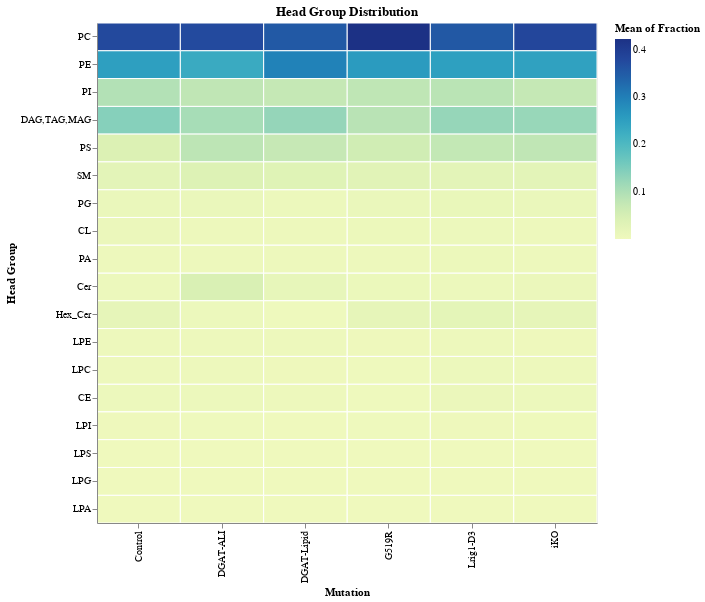

Notebook cell for this chart:
### Markdown cell above
## Heatmap

### Code cell
hm = alt.Chart(h).mark_rect(stroke='white').encode(
    x='Mutation:N',
    y=alt.Y('Head Group:N', sort=alt.EncodingSortField(field='Fraction', order='descending')),
    color='mean(Fraction):Q',
    tooltip=['Mutation', 'Head Group', 'mean(Fraction)']
).properties(
    title = "Head Group Distribution",
    width=500,
    height=500
)
hm.save('graphs/dgat/head_group/Heatmap_AllHG.png', ppi=300)
hm

### Figure 1 — Vega-Lite specification as saved in the notebook (floating-point values rounded to 4 significant figures; data arrays with more than 128 entries replaced by an {"elided": "..."} marker saying what was removed)
{"config": {"view": {"continuousWidth": 300, "continuousHeight": 300}}, "data": {"name": "data-7107f1d53435ee92b4fedb0f5a20d448"}, "mark": {"type": "rect", "stroke": "white"}, "encoding": {"color": {"aggregate": "mean", "field": "Fraction", "type": "quantitative"}, "tooltip": [{"field": "Mutation", "type": "nominal"}, {"field": "Head Group", "type": "nominal"}, {"aggregate": "mean", "field": "Fraction", "type": "quantitative"}], "x": {"field": "Mutation", "type": "nominal"}, "y": {"field": "Head Group", "sort": {"field": "Fraction", "order": "descending"}, "type": "nominal"}}, "height": 500, "title": "Head Group Distribution", "width": 500, "$schema": "https://vega.github.io/schema/vega-lite/v5.17.0.json", "datasets": {"data-7107f1d53435ee92b4fedb0f5a20d448": {"elided": "396 records"}}}
